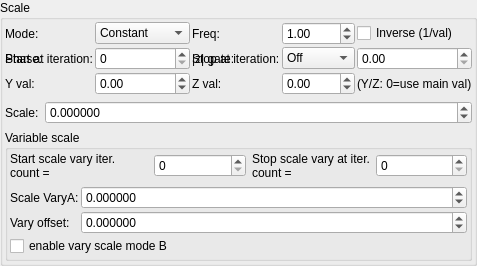
    <widget class="QGroupBox" name="groupBox_3">
     <property name="title">
      <string>Scale</string>
     </property>
     <layout class="QVBoxLayout" name="verticalLayout_5">
      <property name="leftMargin">
       <number>2</number>
      </property>
      <property name="topMargin">
       <number>2</number>
      </property>
      <property name="rightMargin">
       <number>2</number>
      </property>
      <property name="bottomMargin">
       <number>2</number>
      </property>
      <item>
       <layout class="QGridLayout" name="gridLayout_81">
        <property name="spacing">
         <number>2</number>
        </property>
        <item row="2" column="3">
         <widget class="MySpinBox" name="spinboxInt_transf_multiplier_stop_iter_2">
          <property name="sizePolicy">
           <sizepolicy hsizetype="Preferred" vsizetype="Maximum">
            <horstretch>0</horstretch>
            <verstretch>0</verstretch>
           </sizepolicy>
          </property>
          <property name="maximum">
           <number>999</number>
          </property>
         </widget>
        </item>
      <item row="1" column="0">
       <widget class="QLabel"><property name="text"><string>Mode:</string></property></widget>
      </item>
      <item row="1" column="1">
       <widget class="MyComboBox" name="comboBox_transf_multiplier_value_mode_2">
        <item><property name="text"><string notr="true">Constant</string></property></item>
        <item><property name="text"><string notr="true">Sine</string></property></item>
        <item><property name="text"><string notr="true">Ramp</string></property></item>
        <item><property name="text"><string notr="true">Exponential</string></property></item>
        <item><property name="text"><string notr="true">Triangle</string></property></item>
        <item><property name="text"><string notr="true">Square</string></property></item>
        <item><property name="text"><string notr="true">Smoothstep</string></property></item>
        <item><property name="text"><string notr="true">Noise</string></property></item>
        <item><property name="text"><string notr="true">Ping-pong</string></property></item>
        <item><property name="text"><string notr="true">Stepped</string></property></item>
       </widget>
      </item>
      <item row="1" column="2">
       <widget class="QLabel"><property name="text"><string>Freq:</string></property></widget>
      </item>
      <item row="1" column="3">
       <widget class="MyDoubleSpinBox" name="spinbox_transf_multiplier_frequency_2">
        <property name="minimum"><double>0.01</double></property><property name="maximum"><double>100.0</double></property>
        <property name="singleStep"><double>0.1</double></property><property name="value"><double>1.0</double></property>
       </widget>
      </item>
      <item row="1" column="4" colspan="2">
       <widget class="MyCheckBox" name="checkBox_transf_multiplier_inverse_2">
        <property name="text"><string>Inverse (1/val)</string></property>
       </widget>
      </item>
      <item row="2" column="0">
       <widget class="QLabel"><property name="text"><string>Phase:</string></property></widget>
      </item>
      <item row="2" column="1">
       <widget class="MyDoubleSpinBox" name="spinbox_transf_multiplier_phase_2">
        <property name="minimum"><double>-10.0</double></property><property name="maximum"><double>10.0</double></property>
        <property name="singleStep"><double>0.1</double></property><property name="value"><double>0.0</double></property>
       </widget>
      </item>
      <item row="2" column="2">
       <widget class="QLabel"><property name="text"><string>|z| gate:</string></property></widget>
      </item>
      <item row="2" column="3">
       <widget class="MyComboBox" name="comboBox_transf_multiplier_threshold_mode_2">
        <item><property name="text"><string notr="true">Off</string></property></item>
        <item><property name="text"><string notr="true">&gt; thresh</string></property></item>
        <item><property name="text"><string notr="true">&lt; thresh</string></property></item>
       </widget>
      </item>
      <item row="2" column="4" colspan="2">
       <widget class="MyDoubleSpinBox" name="spinbox_transf_multiplier_threshold_2">
        <property name="minimum"><double>0.0</double></property><property name="maximum"><double>1000.0</double></property>
        <property name="singleStep"><double>0.1</double></property><property name="value"><double>0.0</double></property>
       </widget>
      </item>
      <item row="3" column="0">
       <widget class="QLabel"><property name="text"><string>Y val:</string></property></widget>
      </item>
      <item row="3" column="1">
       <widget class="MyDoubleSpinBox" name="spinbox_transf_multiplier_scale_y_2">
        <property name="minimum"><double>-100.0</double></property><property name="maximum"><double>100.0</double></property>
        <property name="singleStep"><double>0.01</double></property><property name="value"><double>0.0</double></property>
       </widget>
      </item>
      <item row="3" column="2">
       <widget class="QLabel"><property name="text"><string>Z val:</string></property></widget>
      </item>
      <item row="3" column="3">
       <widget class="MyDoubleSpinBox" name="spinbox_transf_multiplier_scale_z_2">
        <property name="minimum"><double>-100.0</double></property><property name="maximum"><double>100.0</double></property>
        <property name="singleStep"><double>0.01</double></property><property name="value"><double>0.0</double></property>
       </widget>
      </item>
      <item row="3" column="4" colspan="2">
       <widget class="QLabel"><property name="text"><string notr="true">(Y/Z: 0=use main val)</string></property></widget>
      </item>
        <item row="2" column="2">
         <widget class="QLabel" name="label_53">
          <property name="text">
           <string>Stop at iteration:</string>
          </property>
         </widget>
        </item>
        <item row="2" column="1">
         <widget class="MySpinBox" name="spinboxInt_transf_multiplier_start_iter_2">
          <property name="sizePolicy">
           <sizepolicy hsizetype="Minimum" vsizetype="Maximum">
            <horstretch>0</horstretch>
            <verstretch>0</verstretch>
           </sizepolicy>
          </property>
          <property name="minimum">
           <number>0</number>
          </property>
          <property name="maximum">
           <number>999</number>
          </property>
          <property name="value">
           <number>0</number>
          </property>
         </widget>
        </item>
        <item row="2" column="0">
         <widget class="QLabel" name="label_73">
          <property name="text">
           <string>Start at iteration:</string>
          </property>
         </widget>
        </item>
       </layout>
      </item>
      <item>
       <layout class="QGridLayout" name="gridLayout_2" columnstretch="0,1">
        <item row="0" column="1">
         <widget class="MyDoubleSpinBox" name="spinbox_transf_scale">
          <property name="sizePolicy">
           <sizepolicy hsizetype="Minimum" vsizetype="Maximum">
            <horstretch>0</horstretch>
            <verstretch>0</verstretch>
           </sizepolicy>
          </property>
          <property name="prefix">
           <string/>
          </property>
          <property name="suffix">
           <string/>
          </property>
          <property name="decimals">
           <number>6</number>
          </property>
          <property name="minimum">
           <double>-99.998999999999995</double>
          </property>
          <property name="maximum">
           <double>99.998999999999995</double>
          </property>
          <property name="singleStep">
           <double>0.100000000000000</double>
          </property>
         </widget>
        </item>
        <item row="0" column="0">
         <widget class="QLabel" name="label_149">
          <property name="text">
           <string>Scale:</string>
          </property>
         </widget>
        </item>
       </layout>
      </item>
      <item>
       <widget class="QGroupBox" name="groupBox_4">
        <property name="title">
         <string>Variable scale</string>
        </property>
        <layout class="QVBoxLayout" name="verticalLayout_6">
         <property name="leftMargin">
          <number>2</number>
         </property>
         <property name="topMargin">
          <number>2</number>
         </property>
         <property name="rightMargin">
          <number>2</number>
         </property>
         <property name="bottomMargin">
          <number>2</number>
         </property>
         <item>
          <layout class="QHBoxLayout" name="horizontalLayout">
           <property name="topMargin">
            <number>0</number>
           </property>
           <item>
            <widget class="QLabel" name="label_74">
             <property name="text">
              <string>Start scale vary iter. count =</string>
             </property>
             <property name="wordWrap">
              <bool>true</bool>
             </property>
            </widget>
           </item>
           <item>
            <widget class="MySpinBox" name="spinboxInt_transf_start_iterations_X">
             <property name="sizePolicy">
              <sizepolicy hsizetype="Minimum" vsizetype="Maximum">
               <horstretch>0</horstretch>
               <verstretch>0</verstretch>
              </sizepolicy>
             </property>
             <property name="minimum">
              <number>0</number>
             </property>
             <property name="maximum">
              <number>999</number>
             </property>
             <property name="value">
              <number>0</number>
             </property>
            </widget>
           </item>
           <item>
            <widget class="QLabel" name="label_57">
             <property name="text">
              <string>Stop scale vary at iter. count =</string>
             </property>
             <property name="wordWrap">
              <bool>true</bool>
             </property>
            </widget>
           </item>
           <item>
            <widget class="MySpinBox" name="spinboxInt_transf_stop_iterations_X">
             <property name="sizePolicy">
              <sizepolicy hsizetype="Preferred" vsizetype="Maximum">
               <horstretch>0</horstretch>
               <verstretch>0</verstretch>
              </sizepolicy>
             </property>
             <property name="maximum">
              <number>999</number>
             </property>
            </widget>
           </item>
          </layout>
         </item>
         <item>
          <layout class="QGridLayout" name="gridLayout_31" columnstretch="0,1">
           <property name="spacing">
            <number>2</number>
           </property>
           <item row="3" column="0" colspan="2">
            <widget class="MyCheckBox" name="checkBox_transf_function_enabledM_false">
             <property name="text">
              <string>enable vary scale mode B</string>
             </property>
            </widget>
           </item>
           <item row="1" column="1">
            <widget class="MyDoubleSpinBox" name="spinbox_transf_scale_vary_0">
             <property name="sizePolicy">
              <sizepolicy hsizetype="Minimum" vsizetype="Maximum">
               <horstretch>0</horstretch>
               <verstretch>0</verstretch>
              </sizepolicy>
             </property>
             <property name="prefix">
              <string/>
             </property>
             <property name="suffix">
              <string/>
             </property>
             <property name="decimals">
              <number>6</number>
             </property>
             <property name="minimum">
              <double>-99.989999999999995</double>
             </property>
             <property name="maximum">
              <double>99.989999999999995</double>
             </property>
             <property name="singleStep">
              <double>0.100000000000000</double>
             </property>
            </widget>
           </item>
           <item row="2" column="0">
            <widget class="QLabel" name="label_150">
             <property name="text">
              <string>Vary offset:</string>
             </property>
            </widget>
           </item>
           <item row="2" column="1">
            <widget class="MyDoubleSpinBox" name="spinbox_transf_scaleB_1">
             <property name="sizePolicy">
              <sizepolicy hsizetype="Minimum" vsizetype="Maximum">
               <horstretch>0</horstretch>
               <verstretch>0</verstretch>
              </sizepolicy>
             </property>
             <property name="prefix">
              <string/>
             </property>
             <property name="suffix">
              <string/>
             </property>
             <property name="decimals">
              <number>6</number>
             </property>
             <property name="minimum">
              <double>-99.989999999999995</double>
             </property>
             <property name="maximum">
              <double>99.989999999999995</double>
             </property>
             <property name="singleStep">
              <double>0.100000000000000</double>
             </property>
            </widget>
           </item>
           <item row="1" column="0">
            <widget class="QLabel" name="label_144">
             <property name="text">
              <string>Scale VaryA:</string>
             </property>
            </widget>
           </item>
          </layout>
         </item>
        </layout>
       </widget>
      </item>
     </layout>
    </widget>
